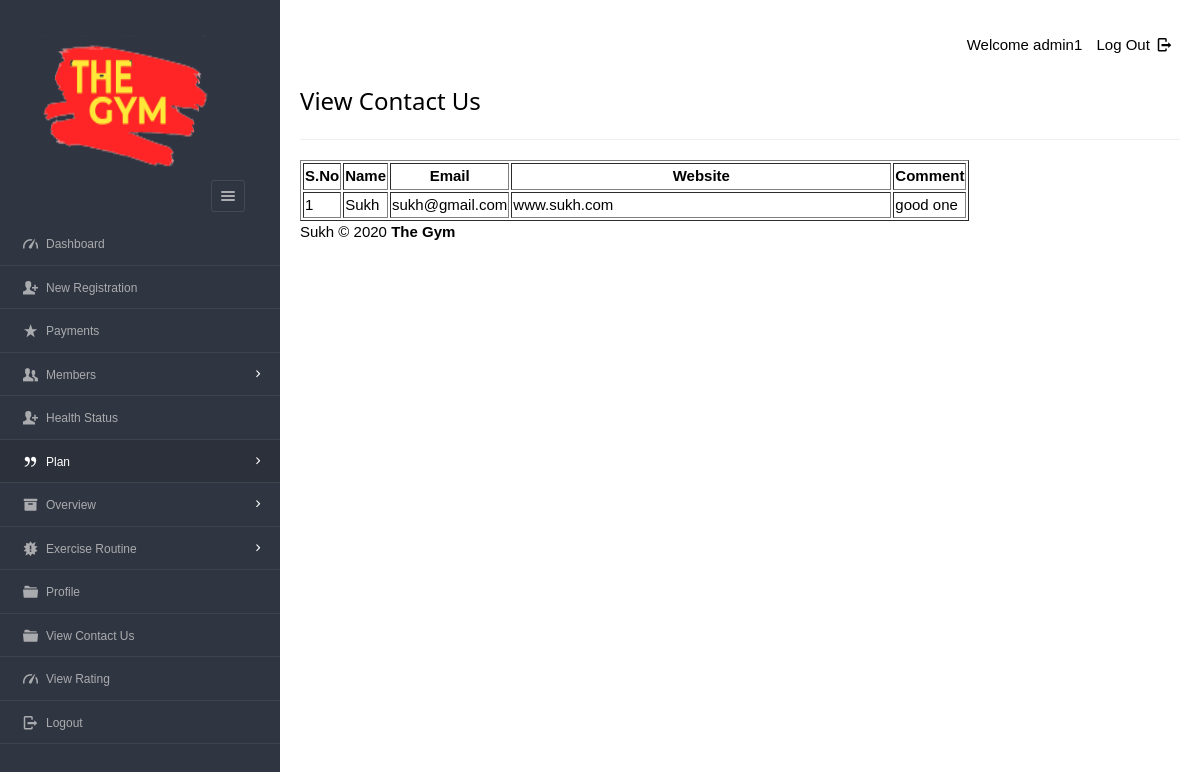
The page /dashboard/admin/viewcontactus.php (signed in) on the database its author committed.
### tables this page shows
CREATE TABLE `contactus` (
  `id` int(11) NOT NULL,
  `name` text NOT NULL,
  `email` text NOT NULL,
  `website` text NOT NULL,
  `comment` text NOT NULL
);

### dashboard/admin/viewcontactus.php (the view, shortened to what this page needs)
<?php
require '../../include/db_conn.php';
?>
<!DOCTYPE html>
<html lang="en">
<head>
    <link rel="stylesheet" href="../../css/style.css"  id="style-resource-5">
    <link rel="stylesheet" href="../../css/dashMain.css">
    <link rel="stylesheet" type="text/css" href="../../css/entypo.css">
	<link href="a1style.css" rel="stylesheet" type="text/css">
</head>
     <body class="page-body  page-fade" onload="collapseSidebar()">
    	<div class="page-container sidebar-collapsed" id="navbarcollapse">
		<div class="sidebar-menu">
			<header class="logo-env">
			<div class="logo">
				<a href="main.php">
					<img src="../../images/logo.png" alt="" width="192" height="80" />
				</a>
			</div>
					<div class="sidebar-collapse" onclick="collapseSidebar()">
				<a href="#" class="sidebar-collapse-icon with-animation">
					<i class="entypo-menu"></i>
				</a>
			</div>
			</header>
    		<?php include('nav.php'); ?>
    	</div>
    		<div class="main-content">
				<div class="row">
					<div class="col-md-6 col-sm-8 clearfix">
					</div>
					<div class="col-md-6 col-sm-4 clearfix hidden-xs">
						<ul class="list-inline links-list pull-right">
							<li>Welcome <?php echo $_SESSION['full_name']; ?>
							</li>
							<li>
								<a href="logout.php">
									Log Out <i class="entypo-logout right"></i>
								</a>
							</li>
						</ul>
					</div>
				</div>
		<h3>View Contact Us</h3>
		<hr />
		<table class="table table-bordered datatable" id="table-1" border=1>
			<thead>
				<tr>
					<th>S.No</th>
					<th>Name</th>
					<th>Email</th>
					<th>Website</th>
					<th>Comment</th>
				</tr>
			</thead>
				<tbody>
					<?php
					$query  = "select * from contactus  ORDER BY id DESC";
					$result = mysqli_query($con, $query);
					$sno    = 1;
					if (mysqli_affected_rows($con) != 0) {
					    while ($row = mysqli_fetch_array($result, MYSQLI_ASSOC)) {
					        echo "<tr><td>" . $sno . "</td>";
					        echo "<td>" . $row['name'] . "</td>";
					        echo "<td>" . $row['email'] . "</td>";
					        echo "<td width='380'>" . $row['website'] . "</td>";
					        echo "<td>" . $row['comment'] . "</td>";
					        $sno++;
					    }
					}
					?>
				</tbody>
		</table>
<?php include('footer.php'); ?>
    	</div>
    </body>
</html>

### css/style.css (style rules this page uses)
html { font-size: 62.5%; font-family: sans-serif; }
div { display: block; }
body { font-family: "Noto Sans", sans-serif, "Helvetica Neue", Helvetica, Arial, sans-serif; font-size: 12px; line-height: 1.428571429; display: block; margin: 0; }
*, *:before, *:after { box-sizing: border-box; }
a { text-decoration: none; background: transparent; }
img { vertical-align: middle; }
img { border: 0; }
.logo img { width: 220px; height: 200px; }
a { color: #373e4a; text-decoration: none; }
a { background: transparent; }
a { color: #373e4a; }
.page-container { position: relative; padding-left: 280px; }
.page-container .sidebar-menu { position: absolute; width: 280px; top: 0; left: 0; bottom: 0; background: #303641; color: #aaabae; z-index: 1; min-height: 796px; box-sizing: border-box; }
.page-container .sidebar-menu .logo-env { width: 100%; padding: 35px; padding-bottom: 10px; box-sizing: border-box; }
.page-container .sidebar-menu .logo-env:before, .page-container .sidebar-menu .logo-env:after { content: " "; display: table; }
.page-container .sidebar-menu .logo-env > div { display: block; vertical-align: middle; white-space: nowrap; float: left; }
.page-container .sidebar-menu .logo-env > div > a { display: inline-block; color: #aaabae; }
.page-container .sidebar-menu .logo-env > div.sidebar-collapse, .page-container .sidebar-menu .logo-env > div.sidebar-mobile-menu { position: relative; float: right; }
.page-container .sidebar-menu .logo-env > div.sidebar-collapse a, .page-container .sidebar-menu .logo-env > div.sidebar-mobile-menu a { display: inline-block; border: 1px solid #454a54; text-align: center; padding: 0; line-height: 1; font-size: 20px; font-weight: 300; padding: 5px 2px; background-clip: padding-box; border-radius: 3px; transition: all 200ms ease-in-out; }
.page-container .sidebar-menu .logo-env .logo img { width: 180px; height: 150px; }
.page-container .sidebar-menu .logo-env:after { clear: both; }
ul, ol { margin-top: 0; margin-bottom: 8.5px; }
ul, menu, dir { display: block; list-style-type: disc; }
li { display: list-item; }
i, cite, em, var, address, dfn { font-style: italic; }

### css/dashMain.css (style rules this page uses)
.page-container .main-content { position: relative; float: left; width: 100%; padding: 20px; z-index: 2; background: #ffffff; box-sizing: border-box; }
.row { margin-left: -15px; margin-right: -15px; }
.row:before, .row:after { content: " "; display: table; }
.row:after { clear: both; }
.col-xs-1, .col-sm-1, .col-md-1, .col-lg-1, .col-xs-2, .col-sm-2, .col-md-2, .col-lg-2, .col-xs-3, .col-sm-3, .col-md-3, .col-lg-3, .col-xs-4, .col-sm-4, .col-md-4, .col-lg-4, .col-xs-5, .col-sm-5, .col-md-5, .col-lg-5, .col-xs-6, .col-sm-6, .col-md-6, .col-lg-6, .col-xs-7, .col-sm-7, .col-md-7, .col-lg-7, .col-xs-8, .col-sm-8, .col-md-8, .col-lg-8, .col-xs-9, .col-sm-9, .col-md-9, .col-lg-9, .col-xs-10, .col-sm-10, .col-md-10, .col-lg-10, .col-xs-11, .col-sm-11, .col-md-11, .col-lg-11, .col-xs-12, .col-sm-12, .col-md-12, .col-lg-12 { position: relative; min-height: 1px; padding-left: 15px; padding-right: 15px; }
.links-list { white-space: nowrap; padding-top: 14px; padding-bottom: 8px; }
.pull-right { float: right !important; }
.list-inline { padding-left: 0; list-style: none; }
ul, ol { margin-top: 0; margin-bottom: 8.5px; }
.list-inline > li:first-child { padding-left: 0; }
.list-inline > li { display: inline-block; padding-left: 5px; padding-right: 5px; }
@media (min-width: 768px) { .col-sm-1, .col-sm-2, .col-sm-3, .col-sm-4, .col-sm-5, .col-sm-6, .col-sm-7, .col-sm-8, .col-sm-9, .col-sm-10, .col-sm-11 { float: left; } }
@media (min-width: 768px) { .col-sm-8 { width: 66.66666666666666%; } }
@media (min-width: 768px) { .col-sm-4 { width: 33.33333333333333%; } }
@media (min-width: 992px) { .col-md-1, .col-md-2, .col-md-3, .col-md-4, .col-md-5, .col-md-6, .col-md-7, .col-md-8, .col-md-9, .col-md-10, .col-md-11 { float: left; } }
@media (min-width: 992px) { .col-md-6 { width: 50%; } }
a { color: #373e4a; text-decoration: none; }
a { background: transparent; }
a { color: #373e4a; }
hr { margin-top: 17px; margin-bottom: 17px; border: 0; border-top: 1px solid #998f8f; }
hr { box-sizing: content-box; height: 0; }
i, cite, em, var, address, dfn { font-style: italic; }

### rows shown on the page
contactus: name "Sukh", email "sukh@gmail.com", website "www.sukh.com", comment "good one"

### other values the page prints
$_SESSION['full_name'] "admin1"
